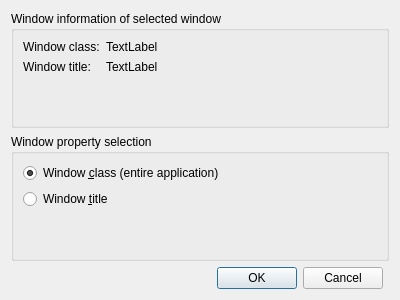
<?xml version="1.0" encoding="UTF-8"?>
<ui version="4.0">
 <class>Dialog</class>
 <widget class="QDialog" name="Dialog">
  <property name="geometry">
   <rect>
    <x>0</x>
    <y>0</y>
    <width>400</width>
    <height>300</height>
   </rect>
  </property>
  <property name="windowTitle">
   <string>Window Information</string>
  </property>
  <layout class="QGridLayout" name="gridLayout">
   <item row="1" column="0" rowspan="2" colspan="2">
    <widget class="QGroupBox" name="property_choice_groupBox">
     <property name="title">
      <string>Window property selection</string>
     </property>
     <layout class="QVBoxLayout" name="verticalLayout_3">
      <item>
       <widget class="QRadioButton" name="classButton">
        <property name="text">
         <string>Window &amp;class (entire application)</string>
        </property>
        <property name="checked">
         <bool>true</bool>
        </property>
       </widget>
      </item>
      <item>
       <widget class="QRadioButton" name="titleButton">
        <property name="text">
         <string>Window &amp;title</string>
        </property>
       </widget>
      </item>
      <item>
       <spacer name="verticalSpacer_2">
        <property name="orientation">
         <enum>Qt::Vertical</enum>
        </property>
        <property name="sizeHint" stdset="0">
         <size>
          <width>20</width>
          <height>40</height>
         </size>
        </property>
       </spacer>
      </item>
     </layout>
    </widget>
   </item>
   <item row="0" column="0" colspan="2">
    <widget class="QGroupBox" name="groupBox">
     <property name="layoutDirection">
      <enum>Qt::LeftToRight</enum>
     </property>
     <property name="title">
      <string>Window information of selected window</string>
     </property>
     <layout class="QGridLayout" name="gridLayout_2">
      <item row="1" column="0">
       <widget class="QLabel" name="title_label">
        <property name="sizePolicy">
         <sizepolicy hsizetype="Maximum" vsizetype="Preferred">
          <horstretch>0</horstretch>
          <verstretch>0</verstretch>
         </sizepolicy>
        </property>
        <property name="text">
         <string>Window title: </string>
        </property>
       </widget>
      </item>
      <item row="5" column="0" colspan="2">
       <spacer name="verticalSpacer">
        <property name="orientation">
         <enum>Qt::Vertical</enum>
        </property>
        <property name="sizeHint" stdset="0">
         <size>
          <width>20</width>
          <height>40</height>
         </size>
        </property>
       </spacer>
      </item>
      <item row="1" column="1">
       <widget class="QLabel" name="detected_title">
        <property name="text">
         <string>TextLabel</string>
        </property>
       </widget>
      </item>
      <item row="0" column="0">
       <widget class="QLabel" name="class_label">
        <property name="sizePolicy">
         <sizepolicy hsizetype="Maximum" vsizetype="Preferred">
          <horstretch>0</horstretch>
          <verstretch>0</verstretch>
         </sizepolicy>
        </property>
        <property name="text">
         <string>Window class:</string>
        </property>
       </widget>
      </item>
      <item row="0" column="1">
       <widget class="QLabel" name="detected_class">
        <property name="text">
         <string>TextLabel</string>
        </property>
       </widget>
      </item>
     </layout>
    </widget>
   </item>
   <item row="3" column="0">
    <widget class="QDialogButtonBox" name="buttonBox">
     <property name="orientation">
      <enum>Qt::Horizontal</enum>
     </property>
     <property name="standardButtons">
      <set>QDialogButtonBox::Cancel|QDialogButtonBox::Ok</set>
     </property>
    </widget>
   </item>
  </layout>
 </widget>
 <resources/>
 <connections>
  <connection>
   <sender>buttonBox</sender>
   <signal>accepted()</signal>
   <receiver>Dialog</receiver>
   <slot>accept()</slot>
   <hints>
    <hint type="sourcelabel">
     <x>248</x>
     <y>254</y>
    </hint>
    <hint type="destinationlabel">
     <x>157</x>
     <y>274</y>
    </hint>
   </hints>
  </connection>
  <connection>
   <sender>buttonBox</sender>
   <signal>rejected()</signal>
   <receiver>Dialog</receiver>
   <slot>reject()</slot>
   <hints>
    <hint type="sourcelabel">
     <x>316</x>
     <y>260</y>
    </hint>
    <hint type="destinationlabel">
     <x>286</x>
     <y>274</y>
    </hint>
   </hints>
  </connection>
 </connections>
</ui>
